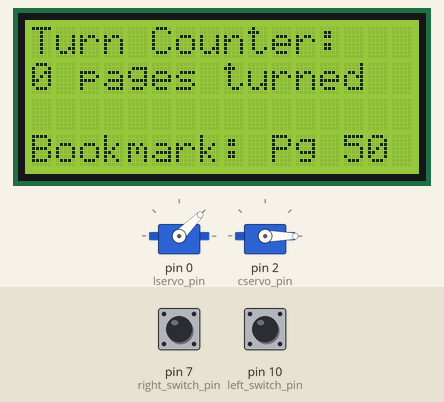
Recording of a sketch running on a simulated Arduino Uno, built with avr-gcc and run on an emulated ATmega328P. Shown: 16×4 character LCD, 2 × servo. Inputs (shaded band) come from the test bench; at power-on: pin 7 (right_switch_pin) LOW, pin 10 (left_switch_pin) LOW.

Above: at 1.2 s.
1.3 s: pin 7 (right_switch_pin) pulled HIGH for 0.15 s
At 2.7 s:
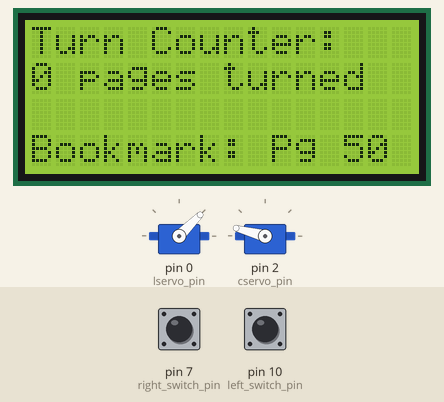
4.4 s: pin 7 (right_switch_pin) pulled HIGH for 1 s
At 6.0 s:
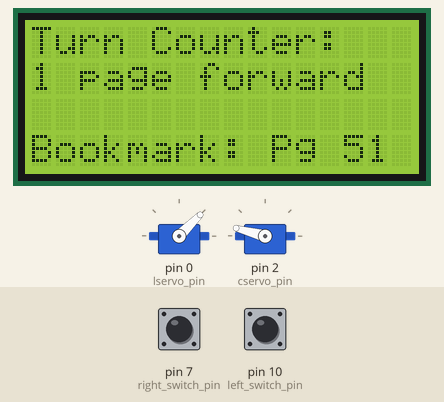
8.4 s: pin 10 (left_switch_pin) pulled HIGH for 1 s
At 11.1 s:
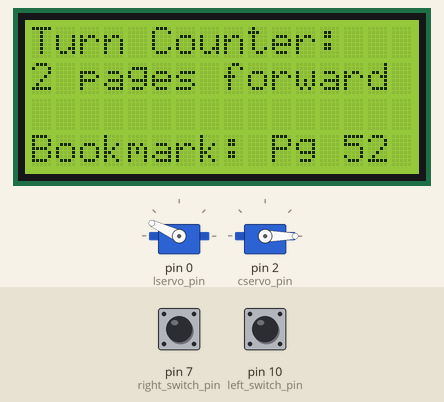
12.4 s: pin 10 (left_switch_pin) pulled HIGH for 3.2 s
At 14.0 s:
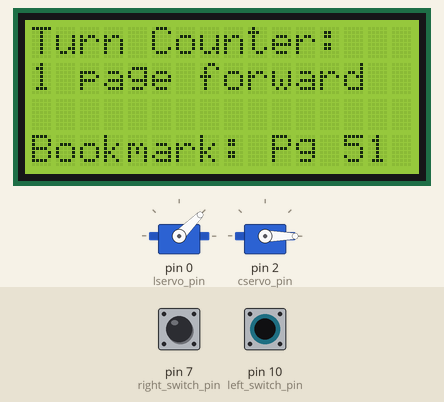
18.6 s: pin 10 (left_switch_pin) pulled HIGH for 0.15 s
At 20.2 s:
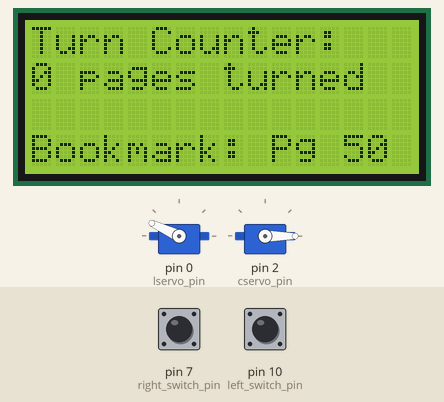
21.7 s: pin 10 (left_switch_pin) pulled HIGH for 1 s
At 23.4 s:
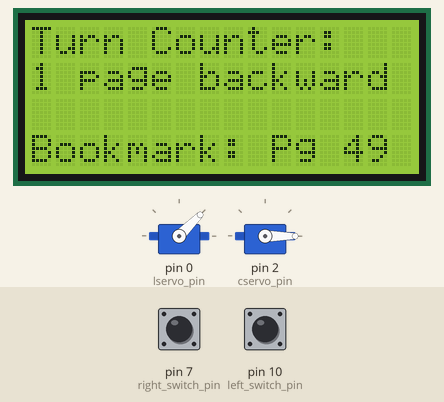
Timing chart, 0 to 26.7 s (numbered marks = the images above; inputs shaded):
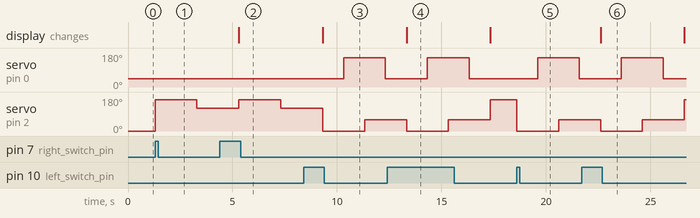

Measured:
- after the input at 1.3 s, servo on pin 2 (cservo_pin): 0° → 165° at once, → 120° 2.0 s later
- after the input at 4.4 s, servo on pin 2 (cservo_pin): 120° → 165° after 0.91 s, → 120° 2.0 s later
- after the input at 8.4 s, servo on pin 0 (lservo_pin): 45° → 155° after 1.9 s, → 45° 2.0 s later
- after the input at 12.4 s, servo on pin 0 (lservo_pin): 45° → 155° after 1.9 s, → 45° 2.0 s later; servo on pin 2 (cservo_pin): 60° → 0° after 0.93 s, → 60° 2.0 s later, → 165° 2.0 s later
- after the input at 18.6 s, servo on pin 0 (lservo_pin): 45° → 155° after 1.0 s, → 45° 2.0 s later; servo on pin 2 (cservo_pin): 165° → 0° at once, → 60° 2.0 s later
- after the input at 21.7 s, servo on pin 0 (lservo_pin): 45° → 155° after 1.9 s, → 45° 2.0 s later; servo on pin 2 (cservo_pin): 60° → 0° after 0.91 s, → 60° 2.0 s later, → 165° 2.0 s later

The sketch:

main-pcb-code.ino
```cpp
// code for main PCB - everything except the right motor
#include <Servo.h>
#include <LiquidCrystal.h>

// initialize the LCD library driver with the display pins connected to the arduino pins
const int rs = 8, en = 9, d4 = 6, d5 = 5, d6 = 4, d7 = 3;
LiquidCrystal lcd(rs, en, d4, d5, d6, d7);

// assign the switches connected to the arduino pins
const int right_switch_pin = 7;
const int left_switch_pin = 10;
int right_switch_state = 0;
int left_switch_state = 0;

// create the servo objects to control the left, center, and right servo motors
Servo left_servo;
Servo center_servo;
// Servo right_servo;
const int lservo_pin = 0;
const int cservo_pin = 2;

int pages_read = 0; // only keeps track of pages turned forward
int bookmark = 50; // this is where we are starting from
int display_flag = 0; // used to update display

void setup() {
  // LCD setup
  lcd.begin(16, 4); // set up of the LCD's number of columns and rows
  lcd.setCursor(0, 0);
  lcd.print("Turn Counter:");
  lcd.setCursor(0, 1);
  lcd.print("0 pages turned");
  lcd.setCursor(0, 3);
  lcd.print("Bookmark: Pg 50");

  // foot pedal switches setup
  pinMode(right_switch_pin, INPUT);
  pinMode(left_switch_pin, INPUT);

  // orientation setup for the motors (all set to 0 degrees)
  Serial.begin(9600); // send and receive at 9600 baud (needed to send data to the motors)
  left_servo.attach(lservo_pin); // attaches the left servo on pin 7 to the servo object
  left_servo.write(45);
  center_servo.attach(cservo_pin); // attaches the center servo on pin 6 to the servo object
  center_servo.write(0);
}

void loop() {
  // read the state of the foot pedal switches
  right_switch_state = digitalRead(right_switch_pin);
  left_switch_state = digitalRead(left_switch_pin);

  // check if the foot pedals were pressed
  if (left_switch_state==HIGH && right_switch_state==LOW) { // backwards turning code
    center_servo.write(0);
    delay(1000);
    left_servo.write(155);
    delay(1000);
    center_servo.write(60);
    delay(1000);
    left_servo.write(45);
    delay(1000);
    center_servo.write(165);
    pages_read--; // decrement pages read
    bookmark--;
    display_flag = 1;
  }

  if (left_switch_state==LOW && right_switch_state==HIGH) { // forwards turning code
    center_servo.write(165);
    delay(2000);
    // right_servo.write(25);
    // delay(1000);
    center_servo.write(120);
    delay(2000);
    // right_servo.write(145);
    // delay(1250);
    center_servo.write(0);
    pages_read++; // increment pages read
    bookmark++;
    display_flag = 1;
  }

  // update display
  if (display_flag == 1) {
    lcd.setCursor(0, 1);
    if (pages_read == 1) {
      lcd.print("                "); // clear the row
      lcd.setCursor(0, 1);
      lcd.print("1 page forward");
    }
    else if (pages_read == -1) {
      lcd.print("                "); // clear the row
      lcd.setCursor(0, 1);
      lcd.print("1 page backward");
    }
    else if (pages_read > 1) {
      lcd.print("                "); // clear the row
      lcd.setCursor(0, 1);
      lcd.print(pages_read); // constantly display the page count (never negative)
      lcd.print(" pages forward");
    }
    else if (pages_read < -1) {
      lcd.print("                "); // clear the row
      lcd.setCursor(0, 1);
      lcd.print(abs(pages_read)); // constantly display the page count (never negative)
      lcd.print(" pages backward");
    }
    else {
      lcd.print("                "); // clear the row
      lcd.setCursor(0, 1);
      lcd.print("0 pages turned");
    }
    lcd.setCursor(0, 3);
    lcd.print("                "); // clear the row
    lcd.setCursor(0, 3);
    lcd.print("Bookmark: Pg ");
    lcd.print(bookmark);
    display_flag = 0;
  }
}
```
